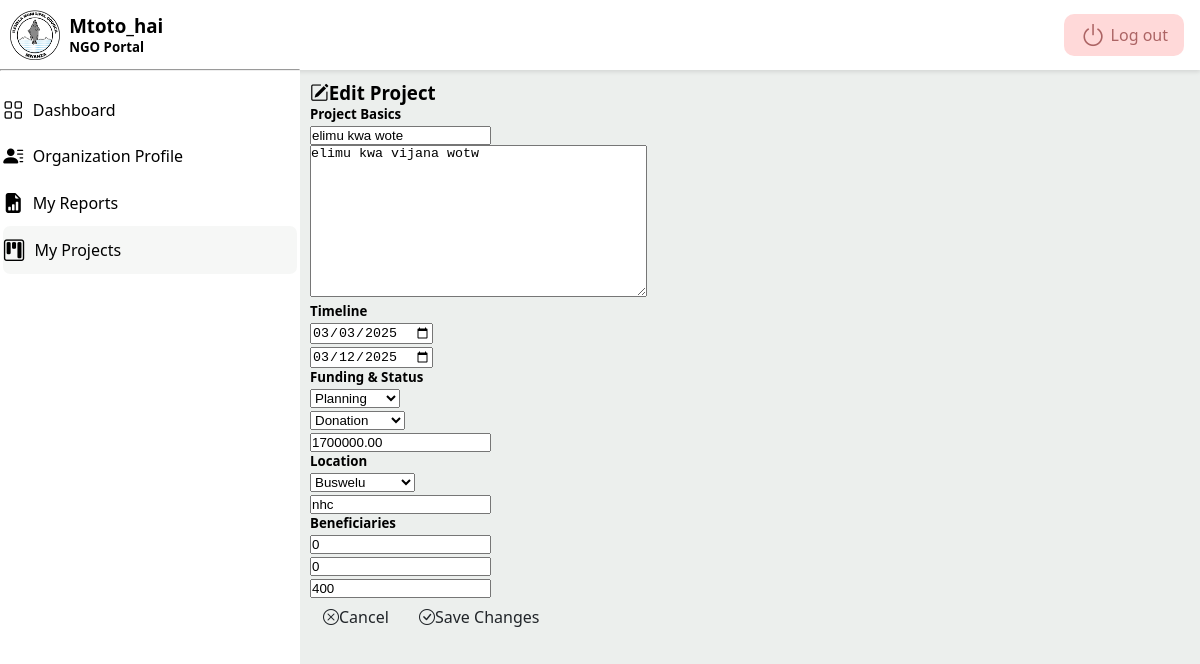
/2/edit/ (signed in), run on an earlier commit of the app's database.
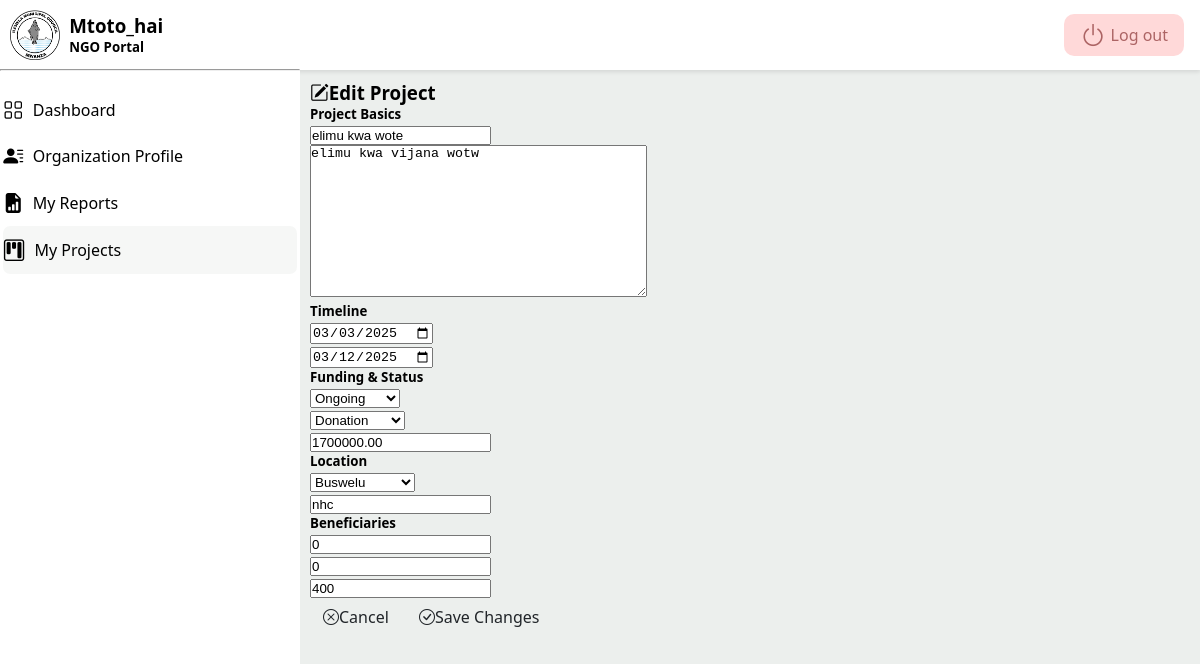
And on a later commit of the database.
### project/models.py (models this page shows, shortened)
class Project(models.Model):
	class Status(models.TextChoices):
		PLANNING = 'PLAN', _('Planning')
		ONGOING = 'ONGO', _('Ongoing')
		COMPLETED = 'COMP', _('Completed')
		SUSPENDED = 'SUSP', _('Suspended')
	class FundingType(models.TextChoices):
		GRANT = 'GRANT', _('Grant')  # Fixed typo (GRANT → GRANT)
		DONATION = 'DON', _('Donation')
		SELF_FUNDED = 'SELF', _('Self-Funded')
		PARTNERSHIP = 'PART', _('Partnership')
	class WardChoices(models.TextChoices):
		NYAKATO = 'NYAKATO', _('Nyakato')
		BUSWELU = 'BUSWELU', _('Buswelu')
		ILEMELA = 'ILEMELA', _('Ilemela')
		PASIANSI = 'PASIANSI', _('Pasiansi')
		BUGOBWA = 'BUGOBWA', _('Bugogwa')  # Fixed typo (Bugogwa → BUGOBWA)
		SANGABUYE = 'SANGABUYE', _('Sangabuye')
		MECCO = 'MECCO', _('MECCO')
		BUZURUGA = 'BUZURUGA', _('Buzuruga')
		NYASAKA = 'NYASAKA', _('Nyasaka')
		KAHAMA = 'KAHAMA', _('Kahama')
		KISEKE = 'KISEKE', _('Kiseke')
		KAYENZE = 'KAYENZE', _('Kayenze')
		SHIBULA = 'SHIBULA', _('Shibula')
		KAWEEKAMO = 'KAWEEKAMO', _('Kawekamo')
		KITANGIRI = 'KITANGIRI', _('Kitangiri')
		KIRUMBA = 'KIRUMBA', _('Kirumba')
		NYAMANORO = 'NYAMANORO', _('Nyamanoro')
		IBUNGILO = 'IBUNGILO', _('Ibungilo')
		NYAMHONGOLO = 'NYAMHONGOLO', _('Nyamhongolo')
	name = models.CharField(_("Project Name"), max_length=255)
	description = models.TextField(_("Project Description"))
	organization = models.ForeignKey(
		settings.AUTH_USER_MODEL,
		related_name='projects',
		on_delete=models.CASCADE
	)
	start_date = models.DateField(_("Start Date"))
	end_date = models.DateField(_("End Date"), blank=True, null=True)
	status = models.CharField(
		_("Project Status"),
		max_length=4,
		choices=Status.choices,
		default=Status.PLANNING
	)
	funding_type = models.CharField(
		_("Funding Type"),
		max_length=5,
		choices=FundingType.choices,
		default=FundingType.GRANT
	)
	budget = models.DecimalField(
		_("Project Budget (TZS)"),
		max_digits=14,
		decimal_places=2,
		blank=True,
		null=True
	)
	men = models.IntegerField(_("Men Beneficiaries"), default=0)
	women = models.IntegerField(_("Women Beneficiaries"), default=0)
	youth = models.IntegerField(_("Youth Beneficiaries"), default=0)
	district = models.CharField(
		_("District"),
		max_length=20,
		default="Ilemela",
		editable=False  # Prevents editing in admin/forms
	)
	ward = models.CharField(
		_("Ward"),
		max_length=20,
		choices=WardChoices.choices
	)
	street = models.CharField(_("Street"), max_length=100)
	created_at = models.DateTimeField(auto_now_add=True)
	updated_at = models.DateTimeField(auto_now=True)
	class Meta:
		verbose_name = _("Project")
		verbose_name_plural = _("Projects")
		ordering = ['-created_at']
		indexes = [
			models.Index(fields=['status']),
			models.Index(fields=['organization']),
		]

### project/views.py (the view)
# urls.py: path('<int:pk>/edit/', views.project_edit, name='project_edit'),
@login_required
def project_edit(request, pk):
	project = get_object_or_404(Project, pk=pk)
	if not (request.user.is_staff or project.organization == request.user):
		return redirect('permission_denied')
	if request.method == 'POST':
		form = ProjectForm(request.POST, instance=project)
		if form.is_valid():
			form.save()
			return redirect('project:project_details', pk=project.pk)
	else:
		form = ProjectForm(instance=project)
	return render(request, 'project/edit.html', {'form': form, 'title': _('Edit Project'), 'section':'project',})

### project/forms.py
class ProjectForm(forms.ModelForm):
	class Meta:
		model = Project
		fields = '__all__'
		exclude = ['organization', 'district', 'created_at', 'updated_at']
		widgets = {
			'start_date': forms.DateInput(attrs={'type': 'date'}),  # HTML5 date picker
			'end_date': forms.DateInput(attrs={'type': 'date'}),     # Optional field
		}

### project/templates/project/edit.html (shortened to what this page needs)
{% extends "user_account/base.html" %}
{% load i18n %}
{% block content %}
<div class="container mt-5">
  <div class="card shadow-lg">
	<div class="card-header bg-primary text-white">
	  <h3 class="card-title mb-0">
		<i class="bi bi-pencil-square me-2"></i>{% trans "Edit Project" %}
	  </h3>
	</div>
	<div class="card-body">
	  <form method="post" novalidate>
		<div class="row g-4">
		  <div class="col-md-6">
			<div class="mb-4">
			  <h5 class="text-primary mb-3">{% trans "Project Basics" %}</h5>
			  <div class="form-group mb-3">
				{{ form.name }}
			  </div>
			  <div class="form-group mb-3">
				{{ form.description }}
			  </div>
			</div>
			<div class="mb-4">
			  <h5 class="text-primary mb-3">{% trans "Timeline" %}</h5>
			  <div class="row g-3">
				<div class="col-md-6">
				  {{ form.start_date }}
				</div>
				<div class="col-md-6">
				  {{ form.end_date }}
				</div>
			  </div>
			</div>
		  </div>
		  <div class="col-md-6">
			<div class="mb-4">
			  <h5 class="text-primary mb-3">{% trans "Funding & Status" %}</h5>
			  <div class="row g-3">
				<div class="col-md-6">
				  {{ form.status }}
				</div>
				<div class="col-md-6">
				  {{ form.funding_type }}
				</div>
				<div class="col-12">
				  {{ form.budget }}
				</div>
			  </div>
			</div>
			<div class="mb-4">
			  <h5 class="text-primary mb-3">{% trans "Location" %}</h5>
			  <div class="row g-3">
				<div class="col-md-6">
				  {{ form.ward }}
				</div>
				<div class="col-md-6">
				  {{ form.street }}
				</div>
			  </div>
			</div>
			<div class="mb-4">
			  <h5 class="text-primary mb-3">{% trans "Beneficiaries" %}</h5>
			  <div class="row g-3">
				<div class="col-md-4">
				  {{ form.men }}
				</div>
				<div class="col-md-4">
				  {{ form.women }}
				</div>
				<div class="col-md-4">
				  {{ form.youth }}
				</div>
			  </div>
			</div>
		  </div>
		</div>
		<div class="d-flex justify-content-between mt-4">
		  <a href="#" class="btn btn-secondary">
			<i class="bi bi-x-circle me-2"></i>{% trans "Cancel" %}
		  </a>
		  <button type="submit" class="btn btn-primary">
			<i class="bi bi-check-circle me-2"></i>{% trans "Save Changes" %}
		  </button>
		</div>
	  </form>
	</div>
  </div>
</div>
{% endblock %}

What changed in the data, as far as the page shows it:
changed Project "elimu kwa wote": status "Planning" → "Ongoing"
